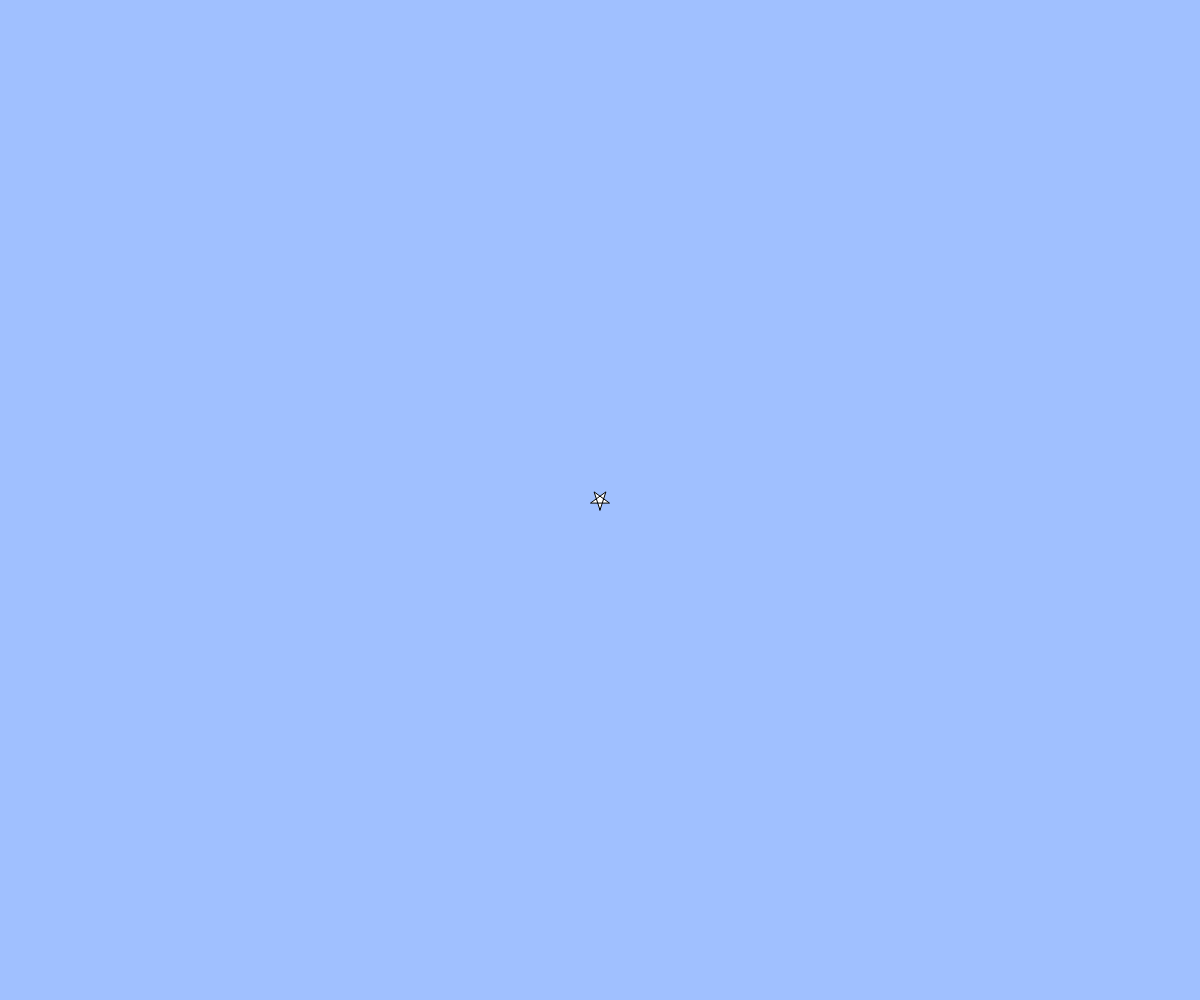
Frame 1 (no input)
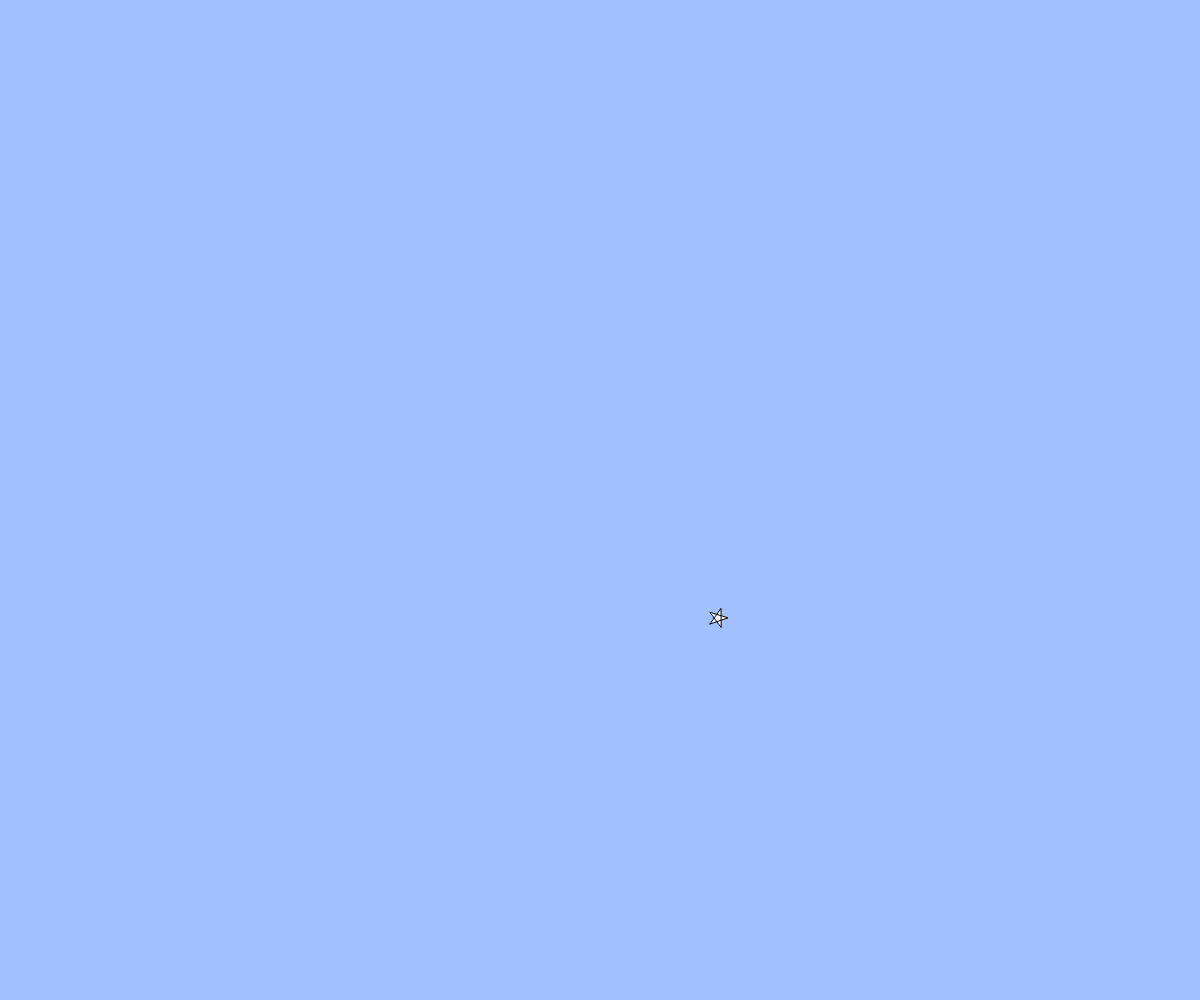
Frame 60 (no input)
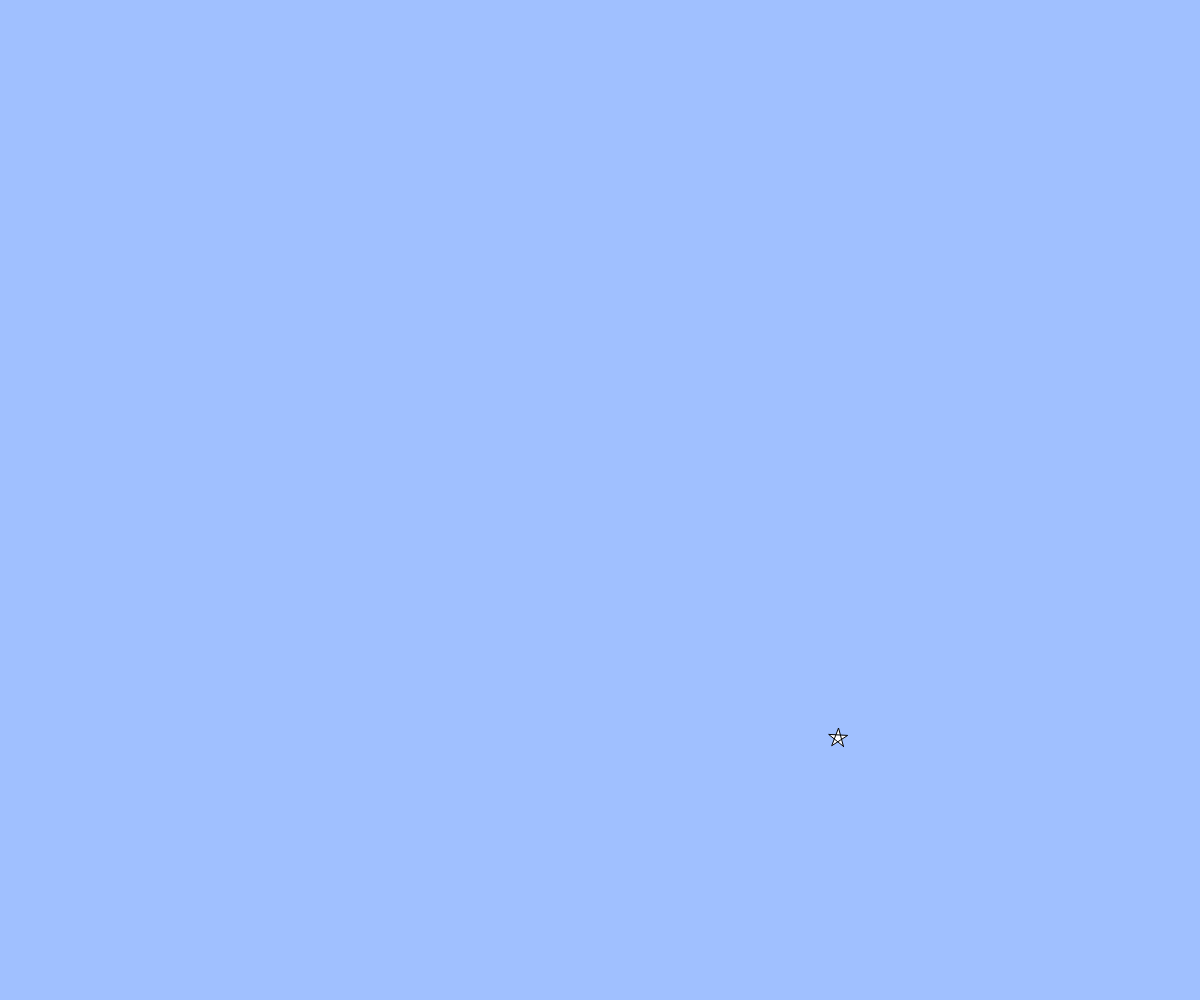
Frame 120 (the mouse pressed at the canvas centre since frame 60)

The p5.js sketch that drew these frames (run headless with seeded random() and noise() and a simulated clock; from frame 60 on, the mouse is pressed at the canvas centre):

// p5.js sketch
// ── sketch.js
// テキスト「アニメーション」
let x, y, vx, vy;

function setup(){
  createCanvas(windowWidth, windowHeight);
  x = width / 2;
  y = height / 2;
  a = 0
  vx = 8;
  vy = 8;
}

function draw(){
  background(160, 192, 255);
  // BLANK[2] (hint: 作った star 関数を使います)
 star(x, y, 10, a);
  // 端の処理パターン (1) 反対側から出てくる
  x += 2;
  y += 2;
  a += 15;
  if(x > width){ x = 0; }
  else if(x < 0){ x = width; }
  if(y > height){ y = 0; }
  if(y < 0){ y = height; }
}

function star(cx, cy, r, angle){
  // noStroke();
  beginShape();
  for(var i = 0; i < 5; i++){
    var theta = TWO_PI * i * 2 / 5 + HALF_PI;
    theta -= angle; //変数aをthetaに繋げた
    // BLANK[1] (hint: angle 分だけ星を回転させるには？)
    var x = cx + cos(theta) * r;
    var y = cy + sin(theta) * r;
    vertex(x,y);
  }
  endShape(CLOSE);
}

function windowResized(){
  resizeCanvas(windowWidth, windowHeight);
}
